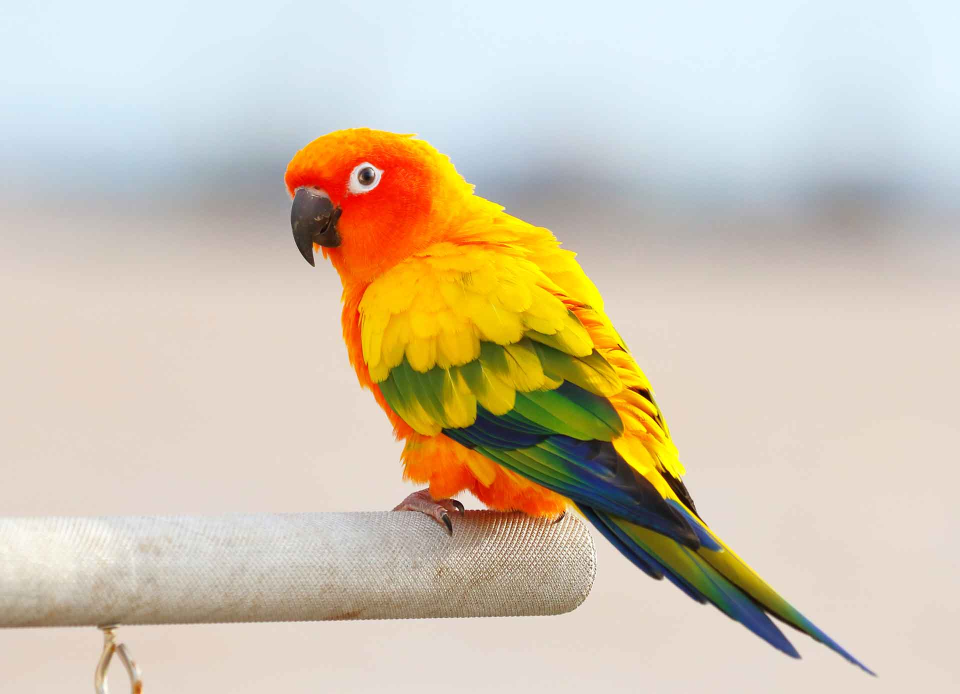
#> input picture ClassWork/bird.jpeg, 1920 x 1388 px (shown at 1/2 size)
$ jupyter execute --allow-errors D1_notebook.ipynb
#> lines starting #> are read from the running program, lines starting #| are printed output that depends on the picture
<h1><b>In the name of holy god</b></h1>

---

## Day 1

### Image processing

**Introduction to opencv**

- Open source computer vision library also known as opencv is public developed library that is widely use in image processing, image analysing and computer vision.

**needed lib for image processing**

- opencv
    installation command :

        'pip install opencv-python'

- numpy
    installation command :

        'pip install numpy'

- matplotlib
    installation command :

        'pip install matplotlib'

- pillow
    installation command :

        'pip install pillow'

- batch installation method :

        'pip install python-opencv matplotlib numpy pillow'

- also for installing pip :

        'python -m install --upgrade pip'

---

#### Importing library to jupyter environment or your python code

[cell 1]
import cv2 as cv
import numpy as np
import matplotlib.pyplot as plt
#import pillow

# Importing the internal function of jupyter for showing the image
from IPython.display import Image

#Base address for files
base_path =r"D:\Rezvan\Rezvan bootcamp\Resources"

<br><br><br>

---

<h3><b>Images</b> ;the core material of the computer vision<h3>

[cell 2]
Image(filename=r"bird.jpeg")

- ## starting with image

[cell 3]
#18x18 checker board image
# Image(filename=r"..\Resources\checkerboard_18x18.png")

---

## importing images in opencv

[cell 4]
# image = cv.imread(r"..\Resources\checkerboard_18x18.png", 0)

# print(image)

## note :
1. `cv2.IMREAD_GRAYSCALE` or `0`: Loads image in grayscale mode.
2. `cv2.IMREAD_COLOR` or `1`: Loads a color image. Any transparency of image will be neglected.
3. `cv2.IMREAD_UNCHANGED` or `-1`: Loads image as such including alpha channel.

---

[cell 5]
# saving images using opencv
# cv.imwrite(r"..\Resources\saved_image.png", image, [cv.IMWRITE_PNG_COMPRESSION, 5])

## note :
- jpg is a lossy formatation in the copmression we possibly loss some amount of data base on the quality amount
<br>

- png is a lossless formatation develpoed for web application have ten level of the compression

- for using imwrite function parameters we should pass the parameter as a list
- for jpg quality we have the 0-100 compression make image blury and loosing details.
- for the png we have 0-9 level of compression without loosing data.


---

## Ectracting image information

[cell 6]
# image_info = image.shape

def image_information(image):
    image_info = image.shape

    info = f"Height: {image_info[0]}, "
    info += f"width: {image_info[1]}, "

    if len(image_info) == 3:
        info += f"Channel: {image_info[2]}"
    else :
        info += f"channel: 0"

    return info

#> (a cell that did not finish here is left out)

---
## Image creation in opencv

[cell 8]
# grayscale creation

height = 100
width = 100

image_created = np.zeros((height, width), np.uint8)

# black grayscale image
print(image_created)

[cell 9]
# making white image
image_white = np.ones((height, width), np.uint8) * 255

print(image_white)

[cell 10]
# making noisy image
noisy_image  = np.random.randint(0, 256, (height, width), dtype=np.uint8)

print(noisy_image)

---

### creating colored image

[cell 11]
width = 50
height = 50
channel = 3

black_rgb = np.zeros((height, width, channel), np.uint8)

print(black_rgb)

[cell 12]
# Color noisy image

color_noisy = np.random.randint(0, 255,(height, width, channel), np.uint8)

print(color_noisy)

---

# showing image

[cell 13]
#for internally show the external image use Image function of jupyter kernel
Image(filename=r"bird.jpeg")

#> (a cell that did not finish here is left out)

[cell 15]
plt.imshow(image_created, cmap='gray')
#> (this line was passed over: IPython is not available in this run)

[cell 16]
plt.imshow(noisy_image, cmap= 'gray')
#> (this line was passed over: IPython is not available in this run)

[cell 17]
plt.imshow(color_noisy)
#> (this line was passed over: IPython is not available in this run)

---

## extract image resolation

#> (a cell that did not finish here is left out)

---

[cell 19]
import os

image_size = os.path.getsize(r"bird.jpeg")
print(str(image_size) + ' bytes')

---

<br>

[cell 20]
bird_image = cv.imread(r"bird.jpeg", -1)
#> bird_image is the input picture: shape (1388, 1920, 3); mean B, G, R 177.1, 197.4, 208.7

plt.imshow(bird_image)
#> (this line was passed over: IPython is not available in this run)

---

using opencv for image displaying

[cell 21]
cv.imshow('bird image', bird_image)
cv.waitKey(0)
cv.destroyAllWindows()

after that we encounter two chanlenges
- first we can not change the ratio of the image with opencv windows panel
- second we find that the matplotlib show the image wrongly

[cell 22]
cv.namedWindow('image display', cv.WINDOW_KEEPRATIO)
cv.imshow('image display', bird_image)
cv.waitKey(0)
cv.destroyAllWindows()

---

[cell 23]
changed_image =cv.cvtColor(bird_image, cv.COLOR_BGR2RGB)

plt.imshow(changed_image)
#> (this line was passed over: IPython is not available in this run)

[cell 24]
plt.imshow(bird_image [:, :, [2, 1, 0]])
#> (this line was passed over: IPython is not available in this run)

---

## Defining a function for further use

[cell 25]
def imshow(title= '', image= None, size= 10):
    W, H= image.shape[0], image.shape[1]
    aspect_ratio = H/W
    plt.figure(figsize= (aspect_ratio*size, size))
    plt.imshow(cv.cvtColor(image, cv.COLOR_BGR2RGB))
    plt.title(title)
    plt.show()

---

## Image resizing

[cell 26]
small_image = cv.imread(r'..\Resources\saved_image.jpg', 0)
print(small_image)
#| None

---

<a>https://chadrick-kwag.net/posts/cv2-resize-interpolation-methods/<a/>

#> (a cell that did not finish here is left out)

---

### Image pyraminds for imaga resizing

**pyrUP**

[cell 28]
small_image_2x = cv.pyrUp(small_image)

#> (the rest of this cell did not finish here and is left out)

<br>
<br>

**pyrDOWN**

[cell 29]
half_scale = cv.pyrDown(bird_image)
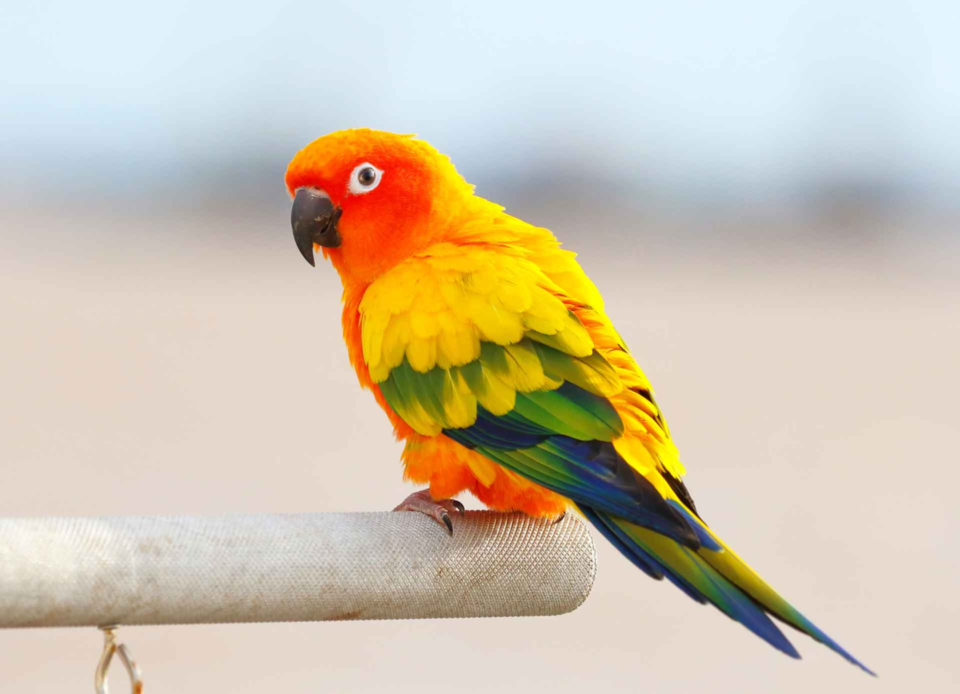
#> half_scale: shape (694, 960, 3); mean B, G, R 177.1, 197.5, 208.7
dHalf_scale = cv.pyrDown(half_scale)

half_scale = half_scale[:, :, [2, 1, 0]]
cv.imshow('image 0.5x', half_scale)
cv.imshow('image 0.125x', dHalf_scale)
cv.waitKey(0)
cv.destroyAllWindows()

---

<br>

### Croping an image
so far we know in opencv we map the pixel value to a matrix so we can make a cropped image from the main image .

[cell 30]
bird_img = cv.imread("../Resources/bird.jpeg", cv.IMREAD_COLOR_RGB)
print(bird_img.shape)
#| (1388, 1920, 3)

cropped_image = bird_img[200:800, 400:1000]
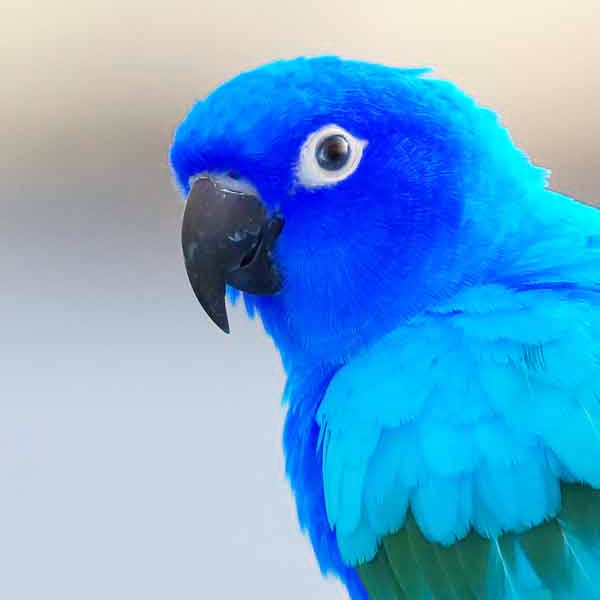
#> cropped_image: shape (600, 600, 3); mean B, G, R 213.6, 168.6, 108.3


plt.figure(figsize=[20, 5])
#> (this line was passed over: IPython is not available in this run)
plt.subplot(121); plt.imshow(bird_img); plt.title("Original image")
plt.subplot(122); plt.imshow(cropped_image); plt.title("Cropped image")
plt.show()

$ run again, with ClassWork/Grassland.jpeg copied over ClassWork/bird.jpeg
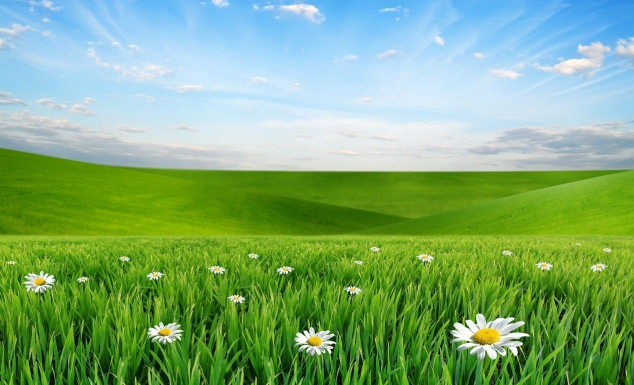
#> input picture ClassWork/Grassland.jpeg, 1268 x 770 px (shown at 1/2 size)
#> bird_image is the input picture: shape (770, 1268, 3); mean B, G, R 118.8, 171.3, 126.6
#| None
#> `dHalf_scale = cv.pyrDown(half_scale)`:
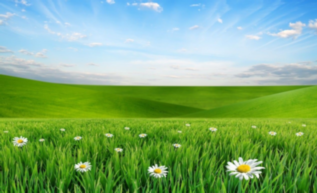
#> dHalf_scale: shape (193, 317, 3); mean B, G, R 119, 171.3, 126.5
#| (770, 1268, 3)
#> `cropped_image = bird_img[200:800, 400:1000]`:
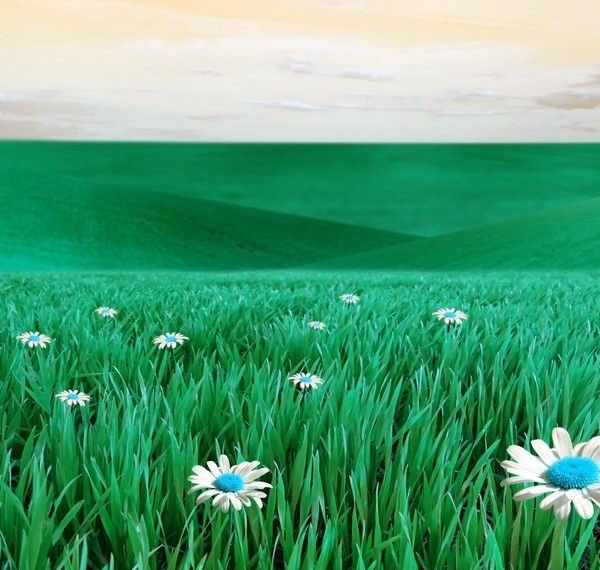
#> cropped_image: shape (570, 600, 3); mean B, G, R 117.9, 159.5, 79.7

$ run again, with ClassWork/owl_noisy.jpeg copied over ClassWork/bird.jpeg
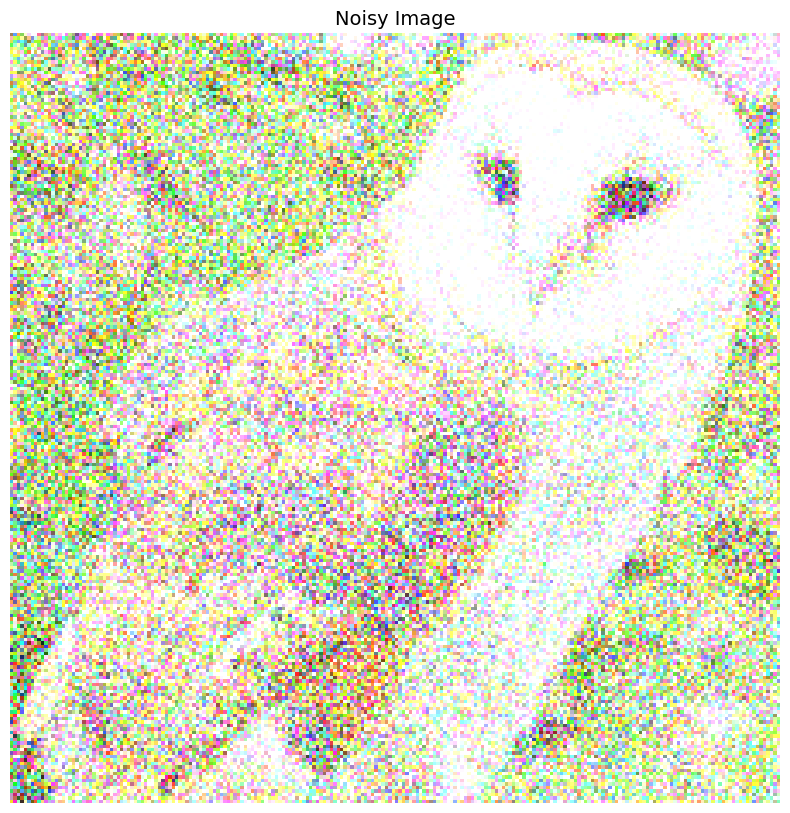
#> input picture ClassWork/owl_noisy.jpeg, 790 x 813 px
#> bird_image is the input picture: shape (813, 790, 4); mean B, G, R, A 198.6, 221.1, 219.9, 255
#| None
#> `dHalf_scale = cv.pyrDown(half_scale)`:
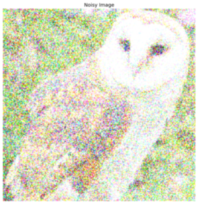
#> dHalf_scale: shape (204, 198, 4); mean B, G, R, A 199, 221.3, 220.1, 255
#| (813, 790, 3)
#> `cropped_image = bird_img[200:800, 400:1000]`:
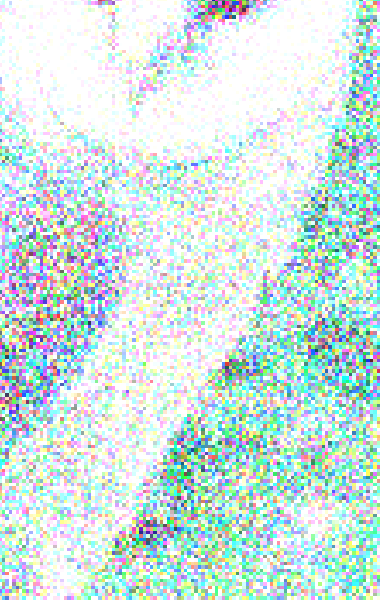
#> cropped_image: shape (600, 390, 3); mean B, G, R 224.1, 226.7, 207.3
